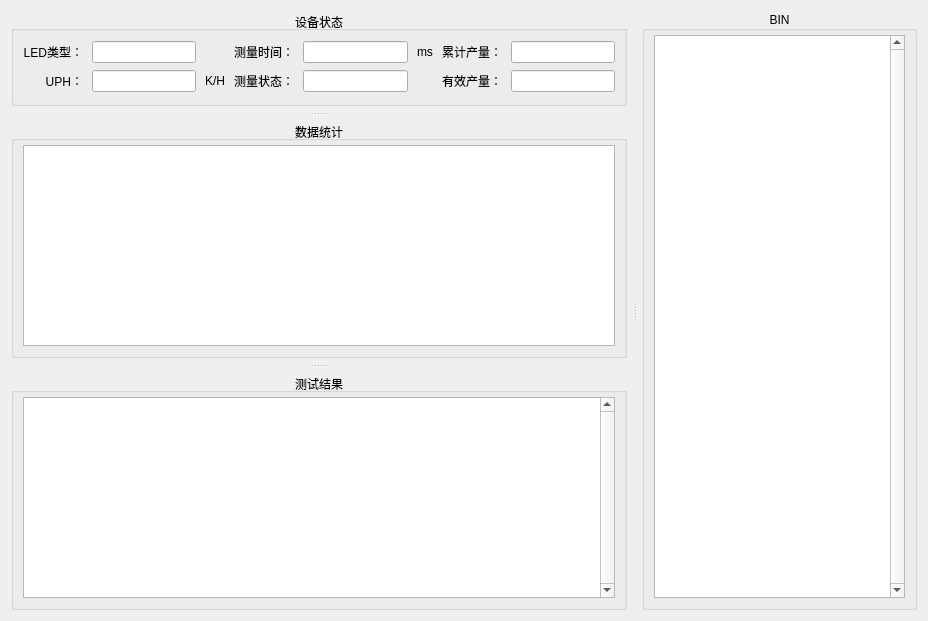
<?xml version="1.0" encoding="UTF-8"?>
<ui version="4.0">
 <class>HTestResultWidget</class>
 <widget class="QWidget" name="HTestResultWidget">
  <property name="geometry">
   <rect>
    <x>0</x>
    <y>0</y>
    <width>928</width>
    <height>621</height>
   </rect>
  </property>
  <layout class="QGridLayout" name="gridLayout_2">
   <item row="0" column="0">
    <widget class="QSplitter" name="splitter_2">
     <property name="autoFillBackground">
      <bool>true</bool>
     </property>
     <property name="orientation">
      <enum>Qt::Horizontal</enum>
     </property>
     <property name="handleWidth">
      <number>15</number>
     </property>
     <widget class="QSplitter" name="splitter_1">
      <property name="orientation">
       <enum>Qt::Vertical</enum>
      </property>
      <property name="handleWidth">
       <number>15</number>
      </property>
      <widget class="QGroupBox" name="groupBox_1">
       <property name="title">
        <string>设备状态</string>
       </property>
       <property name="alignment">
        <set>Qt::AlignCenter</set>
       </property>
       <layout class="QGridLayout" name="gridLayout">
        <property name="horizontalSpacing">
         <number>9</number>
        </property>
        <item row="1" column="7">
         <widget class="QLineEdit" name="lineEdit_6">
          <property name="readOnly">
           <bool>true</bool>
          </property>
         </widget>
        </item>
        <item row="0" column="3">
         <widget class="QLabel" name="label_2">
          <property name="text">
           <string>测量时间：</string>
          </property>
          <property name="alignment">
           <set>Qt::AlignRight|Qt::AlignTrailing|Qt::AlignVCenter</set>
          </property>
         </widget>
        </item>
        <item row="0" column="4">
         <widget class="QLineEdit" name="lineEdit_2">
          <property name="readOnly">
           <bool>true</bool>
          </property>
         </widget>
        </item>
        <item row="0" column="0">
         <widget class="QLabel" name="label_1">
          <property name="text">
           <string>LED类型：</string>
          </property>
          <property name="alignment">
           <set>Qt::AlignRight|Qt::AlignTrailing|Qt::AlignVCenter</set>
          </property>
         </widget>
        </item>
        <item row="1" column="1">
         <widget class="QLineEdit" name="lineEdit_4">
          <property name="readOnly">
           <bool>true</bool>
          </property>
         </widget>
        </item>
        <item row="1" column="6">
         <widget class="QLabel" name="label_6">
          <property name="text">
           <string>有效产量：</string>
          </property>
          <property name="alignment">
           <set>Qt::AlignRight|Qt::AlignTrailing|Qt::AlignVCenter</set>
          </property>
         </widget>
        </item>
        <item row="1" column="3">
         <widget class="QLabel" name="label_5">
          <property name="text">
           <string>测量状态：</string>
          </property>
          <property name="alignment">
           <set>Qt::AlignRight|Qt::AlignTrailing|Qt::AlignVCenter</set>
          </property>
         </widget>
        </item>
        <item row="1" column="4">
         <widget class="QLineEdit" name="lineEdit_5">
          <property name="readOnly">
           <bool>true</bool>
          </property>
         </widget>
        </item>
        <item row="0" column="7">
         <widget class="QLineEdit" name="lineEdit_3">
          <property name="readOnly">
           <bool>true</bool>
          </property>
         </widget>
        </item>
        <item row="0" column="1">
         <widget class="QLineEdit" name="lineEdit_1">
          <property name="readOnly">
           <bool>true</bool>
          </property>
         </widget>
        </item>
        <item row="0" column="6">
         <widget class="QLabel" name="label_3">
          <property name="text">
           <string>累计产量：</string>
          </property>
          <property name="alignment">
           <set>Qt::AlignRight|Qt::AlignTrailing|Qt::AlignVCenter</set>
          </property>
         </widget>
        </item>
        <item row="1" column="0">
         <widget class="QLabel" name="label_4">
          <property name="text">
           <string>UPH：</string>
          </property>
          <property name="alignment">
           <set>Qt::AlignRight|Qt::AlignTrailing|Qt::AlignVCenter</set>
          </property>
         </widget>
        </item>
        <item row="1" column="2">
         <widget class="QLabel" name="label_7">
          <property name="text">
           <string>K/H</string>
          </property>
         </widget>
        </item>
        <item row="0" column="5">
         <widget class="QLabel" name="label_8">
          <property name="text">
           <string>ms</string>
          </property>
         </widget>
        </item>
       </layout>
      </widget>
      <widget class="QGroupBox" name="groupBox_2">
       <property name="title">
        <string>数据统计</string>
       </property>
       <property name="alignment">
        <set>Qt::AlignCenter</set>
       </property>
       <layout class="QHBoxLayout" name="horizontalLayout">
        <property name="topMargin">
         <number>4</number>
        </property>
        <item>
         <widget class="HEntireTableWidget" name="tableWidget_2">
          <property name="editTriggers">
           <set>QAbstractItemView::NoEditTriggers</set>
          </property>
          <property name="selectionBehavior">
           <enum>QAbstractItemView::SelectRows</enum>
          </property>
         </widget>
        </item>
       </layout>
      </widget>
      <widget class="QGroupBox" name="groupBox_3">
       <property name="title">
        <string>测试结果</string>
       </property>
       <property name="alignment">
        <set>Qt::AlignCenter</set>
       </property>
       <layout class="QHBoxLayout" name="horizontalLayout_2">
        <property name="topMargin">
         <number>4</number>
        </property>
        <item>
         <widget class="HEntireTableWidget" name="tableWidget_3">
          <property name="verticalScrollBarPolicy">
           <enum>Qt::ScrollBarAlwaysOn</enum>
          </property>
          <property name="editTriggers">
           <set>QAbstractItemView::NoEditTriggers</set>
          </property>
          <property name="selectionBehavior">
           <enum>QAbstractItemView::SelectRows</enum>
          </property>
         </widget>
        </item>
       </layout>
      </widget>
     </widget>
     <widget class="QGroupBox" name="groupBox_4">
      <property name="title">
       <string>BIN</string>
      </property>
      <property name="alignment">
       <set>Qt::AlignCenter</set>
      </property>
      <layout class="QHBoxLayout" name="horizontalLayout_3">
       <property name="topMargin">
        <number>4</number>
       </property>
       <item>
        <widget class="HEntireTableWidget" name="tableWidget_4">
         <property name="verticalScrollBarPolicy">
          <enum>Qt::ScrollBarAlwaysOn</enum>
         </property>
         <property name="horizontalScrollBarPolicy">
          <enum>Qt::ScrollBarAlwaysOff</enum>
         </property>
         <property name="editTriggers">
          <set>QAbstractItemView::NoEditTriggers</set>
         </property>
         <property name="selectionBehavior">
          <enum>QAbstractItemView::SelectRows</enum>
         </property>
        </widget>
       </item>
      </layout>
     </widget>
    </widget>
   </item>
  </layout>
 </widget>
 <customwidgets>
  <customwidget>
   <class>HEntireTableWidget</class>
   <extends>QTableWidget</extends>
   <header location="global">HePlugin/HEntireTableWidget.h</header>
  </customwidget>
 </customwidgets>
 <resources/>
 <connections/>
</ui>
